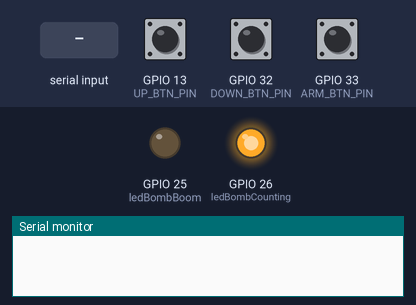
The sketch below on a simulated ESP32. Parts: output pins drawn as LEDs (lit = HIGH), the last lines printed to the serial monitor. Dashed ring = blinking. Inputs (shaded band) come from the test bench; at power-on: GPIO 33 (ARM_BTN_PIN) HIGH, GPIO 13 (UP_BTN_PIN) HIGH, GPIO 32 (DOWN_BTN_PIN) HIGH.

Above: at 1.2 s.
1.3 s: GPIO 33 (ARM_BTN_PIN) pulled LOW for 0.15 s
At 2.3 s:
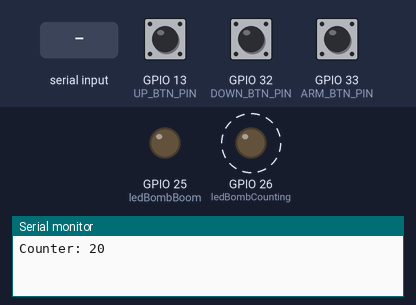
4.4 s: "u\n" received over Serial
7.4 s: "d\n" received over Serial
10.4 s: "a\n" received over Serial
At 22.6 s:
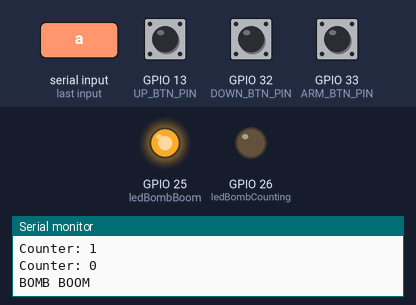
Timing chart, 0 to 22.9 s (numbered marks = the images above; inputs shaded):
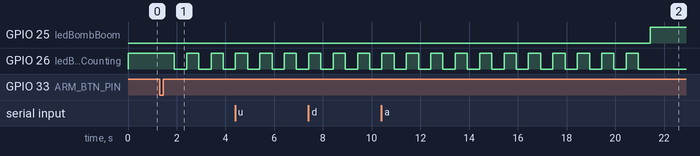

Measured:
- after the input at 1.3 s, GPIO 26 (ledBombCounting): alternates HIGH for 0.50 s and LOW for 0.50 s, starting after 0.60 s

The sketch:

arduinoApp.ino
```cpp
#include "task1.h"
#include "task2.h"
#include "task3.h"
#include "task4.h"
#include "events.h"

buttonEvt_t buttonEvt = {false, BUTTONS::NONE};

void setup()
{
    task1();
    task2();
    task3();
    task4();
}

void loop()
{
    task1();
    task2();
    task3();
    task4();
}
```

events.h
```cpp
#ifndef _EVENTS_H_
#define _EVENTS_H_

enum class BUTTONS{NONE, UP_BTN,DOWN_BTN,ARM_BTN};

typedef struct{
    bool trigger;
    BUTTONS whichButton;
} buttonEvt_t;

extern buttonEvt_t buttonEvt;

#endif
```

task1.cpp
```cpp
#include <Arduino.h>
#include "task1.h"
#include "events.h"

void task1()
{
    enum class TaskState
    {
        INIT,
        WAIT_COMMANDS
    };
    static TaskState taskState = TaskState::INIT;

    switch (taskState)
    {
    case TaskState::INIT:
    {
        Serial.begin(115200);
        taskState = TaskState::WAIT_COMMANDS;
        break;
    }
    case TaskState::WAIT_COMMANDS:
    {
        if (Serial.available() > 0)
        {
            int dataRx = Serial.read();
            if (dataRx == 'u')
            {
                Serial.print("UP BTN\n");
                buttonEvt.trigger = true;
                buttonEvt.whichButton = BUTTONS::UP_BTN;
            }
            if (dataRx == 'd')
            {
                Serial.print("DOWN BTN\n");
                buttonEvt.trigger = true;
                buttonEvt.whichButton = BUTTONS::DOWN_BTN;
            }
            if (dataRx == 'a')
            {
                Serial.print("ARMED BTN\n");
                buttonEvt.trigger = true;
                buttonEvt.whichButton = BUTTONS::ARM_BTN;
            }
        }
        break;
    }
    default:
    {
    }
    }
}
```

task1.h
```cpp
#ifndef _TASK1_H_
#define _TASK1_H_

void task1();

#endif
```

task2.cpp
```cpp
#include <Arduino.h>
#include "task2.h"
#include "events.h"

void task2()
{
    enum class TaskState
    {
        INIT,
        WAIT_PRESS,
        WAIT_STABLE,
        WAIT_RELEASE
    };
    static TaskState taskState = TaskState::INIT;
    static uint8_t lastButtonPressed;
    static uint32_t initStableTime;

    const uint8_t UP_BTN_PIN = 13;
    const uint8_t DOWN_BTN_PIN = 32;
    const uint8_t ARM_BTN_PIN = 33;
    const uint32_t STABLE_TIME = 100;

    switch (taskState)
    {
    case TaskState::INIT:
    {
        pinMode(UP_BTN_PIN, INPUT_PULLUP);
        pinMode(DOWN_BTN_PIN, INPUT_PULLUP);
        pinMode(ARM_BTN_PIN, INPUT_PULLUP);

        taskState = TaskState::WAIT_PRESS;
        break;
    }
    case TaskState::WAIT_PRESS:
    {
        if(digitalRead(UP_BTN_PIN) == LOW){
            lastButtonPressed = UP_BTN_PIN;
            initStableTime = millis();
            taskState = TaskState::WAIT_STABLE;
        }
        if(digitalRead(DOWN_BTN_PIN) == LOW){
            lastButtonPressed = DOWN_BTN_PIN;
            initStableTime = millis();
            taskState = TaskState::WAIT_STABLE;
        }
        if(digitalRead(ARM_BTN_PIN) == LOW){
            lastButtonPressed = ARM_BTN_PIN;
            initStableTime = millis();
            taskState = TaskState::WAIT_STABLE;
        }
        break;
    }
    case TaskState::WAIT_STABLE:
    {
        if(digitalRead(lastButtonPressed) != LOW){
            taskState = TaskState::WAIT_PRESS;
        }
        else if ( (millis() - initStableTime) > STABLE_TIME){
            if(lastButtonPressed == UP_BTN_PIN) buttonEvt.whichButton = BUTTONS::UP_BTN;
            else if(lastButtonPressed == DOWN_BTN_PIN) buttonEvt.whichButton = BUTTONS::DOWN_BTN;
            else if(lastButtonPressed == ARM_BTN_PIN) buttonEvt.whichButton = BUTTONS::ARM_BTN;
            buttonEvt.trigger = true;
            //printf("Button pressed: %d\n", lastButtonPressed);
            taskState = TaskState::WAIT_RELEASE;
        }
        break;
    }
    case TaskState::WAIT_RELEASE:{
        if(digitalRead(lastButtonPressed) == HIGH){
            taskState = TaskState::WAIT_PRESS;
        }
        break;
    }

    default:
    {
    }
    }
}
```

task2.h
```cpp
#ifndef _TASK2_H_
#define _TASK2_H_

void task2();

#endif
```

task3.cpp
```cpp
#include <Arduino.h>
#include "task3.h"
#include "events.h"

static bool compareKeys(BUTTONS *pSecret, BUTTONS *pKey)
{
    bool correct = true;
    for (uint8_t i = 0; i < 7; i++)
    {
        if (pSecret[i] != pKey[i]){
            correct = false;
            break;
        }
    }

    return correct;
}

void task3()
{

    enum class TaskStates
    {
        INIT,
        WAIT_CONFIG,
        COUNTING
    };
    static TaskStates taskState = TaskStates::INIT;
    const uint8_t ledBombCounting = 26;
    const uint8_t ledBombBoom = 25;
    const uint32_t BOMBINTERVAL = 1000U;
    const uint32_t LEDCOUNTERINTERVAL = 500U;

    static uint8_t bombCounter;
    static BUTTONS secret[7] = {BUTTONS::UP_BTN, BUTTONS::DOWN_BTN,
                                BUTTONS::UP_BTN, BUTTONS::DOWN_BTN,
                                BUTTONS::UP_BTN, BUTTONS::UP_BTN,
                                BUTTONS::ARM_BTN};

    static BUTTONS disarmKey[7] = {BUTTONS::NONE};

    static uint8_t ledBombCountingState;
    static uint32_t initBombTimer;
    static uint32_t initLedCounterTimer;
    static uint8_t keyCounter;

    switch (taskState)
    {
    case TaskStates::INIT:
    {

        pinMode(ledBombCounting, OUTPUT);
        pinMode(ledBombBoom, OUTPUT);
        digitalWrite(ledBombBoom, LOW);
        ledBombCountingState = HIGH;
        digitalWrite(ledBombCounting, ledBombCountingState);
        bombCounter = 20;
        keyCounter = 0;
        taskState = TaskStates::WAIT_CONFIG;
        break;
    }
    case TaskStates::WAIT_CONFIG:
    {

        if (buttonEvt.trigger == true)
        {
            buttonEvt.trigger = false;
            if (buttonEvt.whichButton == BUTTONS::UP_BTN)
            {
                if (bombCounter < 60)
                    bombCounter++;
            }
            else if (buttonEvt.whichButton == BUTTONS::DOWN_BTN)
            {
                if (bombCounter > 10)
                    bombCounter--;
            }
            else if (buttonEvt.whichButton == BUTTONS::ARM_BTN)
            {
                initLedCounterTimer = millis();
                initBombTimer = millis();
                keyCounter = 0;
                taskState = TaskStates::COUNTING;
            }
            Serial.print("Counter: ");
            Serial.print(bombCounter);
            Serial.print("\n");
        }

        break;
    }
    case TaskStates::COUNTING:
    {

        uint32_t timeNow = millis();

        if ((timeNow - initBombTimer) > BOMBINTERVAL)
        {
            initBombTimer = timeNow;
            bombCounter--;
            Serial.print("Counter: ");
            Serial.print(bombCounter);
            Serial.print("\n");
            if (bombCounter == 0)
            {
                ledBombCountingState = HIGH;
                Serial.print("BOMB BOOM\n");
                digitalWrite(ledBombBoom, HIGH);
                delay(2000);
                digitalWrite(ledBombBoom, LOW);
                digitalWrite(ledBombCounting, ledBombCountingState);
                bombCounter = 20;
                taskState = TaskStates::WAIT_CONFIG;
            }
        }
        if ((timeNow - initLedCounterTimer) > LEDCOUNTERINTERVAL)
        {
            initLedCounterTimer = timeNow;
            ledBombCountingState = !ledBombCountingState;
            digitalWrite(ledBombCounting, ledBombCountingState);
        }

        if (buttonEvt.trigger == true)
        {
            buttonEvt.trigger = false;
            disarmKey[keyCounter] = buttonEvt.whichButton;
            keyCounter++;
            if (keyCounter == 7)
            {
                keyCounter = 0;
                if (compareKeys(secret, disarmKey) == true)
                {
                    ledBombCountingState = HIGH;
                    digitalWrite(ledBombCounting, ledBombCountingState);
                    Serial.print("BOMB DISARM\n");
                    bombCounter = 20;
                    taskState = TaskStates::WAIT_CONFIG;
                }
            }
        }

        break;
    }
    default:
    {
        break;
    }
    }
}
```

task3.h
```cpp
#ifndef _TASK3_H_
#define _TASK3_H_

void task3();

#endif
```

task4.cpp
```cpp
#include <Arduino.h>
#include "task4.h"


void task4(){


}
```

task4.h
```cpp
#ifndef _TASK4_H_
#define _TASK4_H_

void task4();

#endif
```
